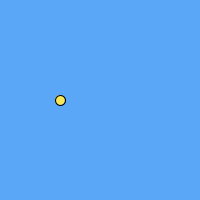
Frame 1 (no input)
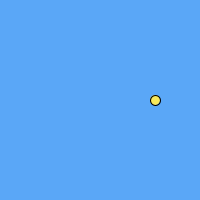
Frame 60 (the mouse pressed at the canvas centre just before this capture)
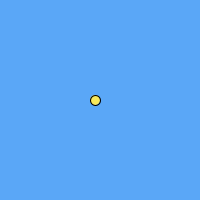
Frame 120 (the mouse held since frame 60 and released just before this capture)

The Processing sketch that drew these frames (run headless with seeded random() and noise(); from frame 60 on, the mouse is pressed at the canvas centre):

// Processing sketch: processing_113849
// ── processing_113849.pde

int diameter = 10;
int positionX = 50;
int Switch = 0;
void setup(){
  size(200,200);
}

void draw(){
  background(90,167,247);
  fill(247,232,90);
   if (positionX >= width-diameter/2) {
    Switch = 1;
}
 if(positionX == diameter/2){ 
   Switch = 0;
}
   if(Switch == 0){
  positionX = positionX + 10;
}
else {
     positionX--; 
  }
  ellipse(positionX, 100, diameter, diameter);

}
